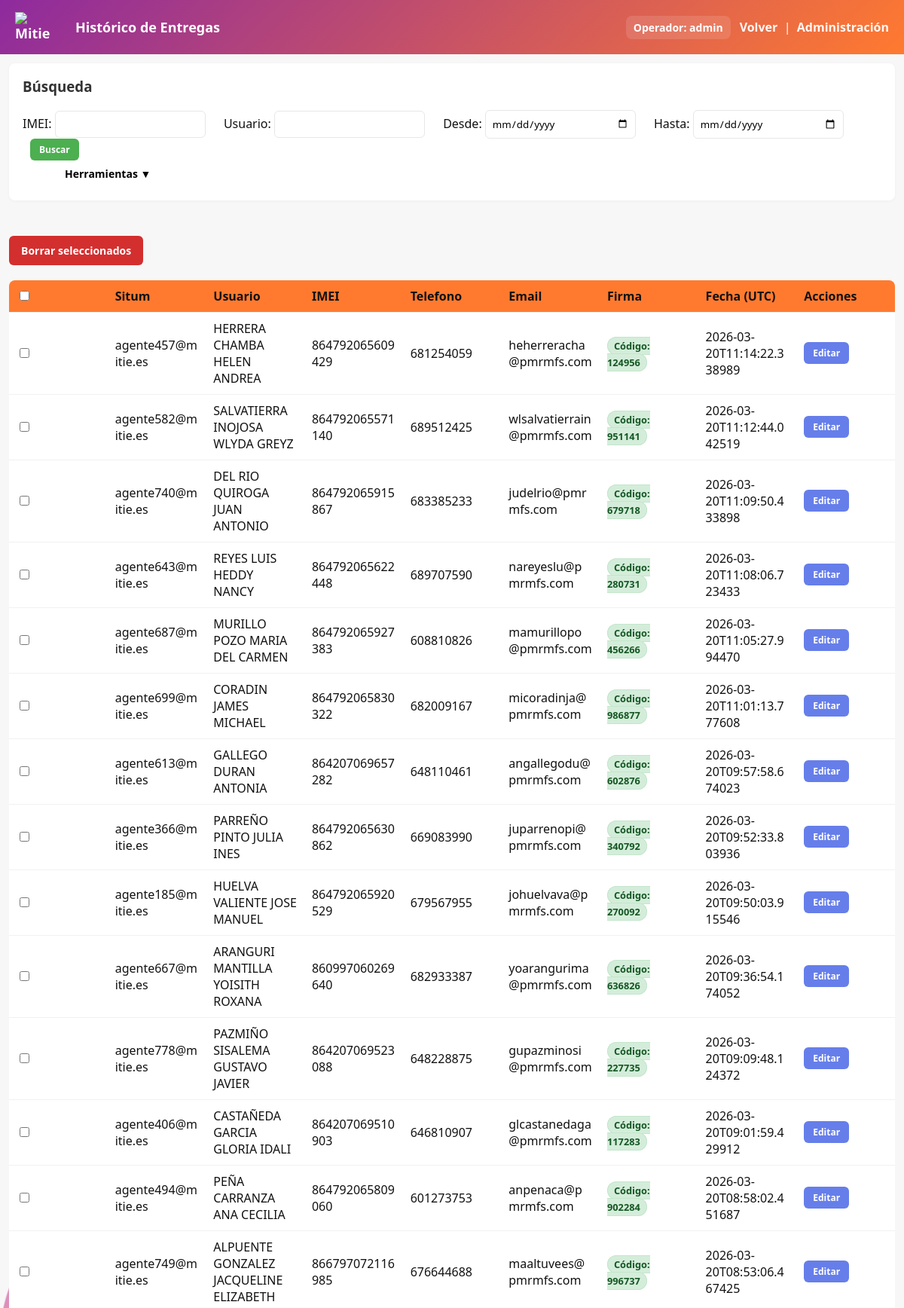
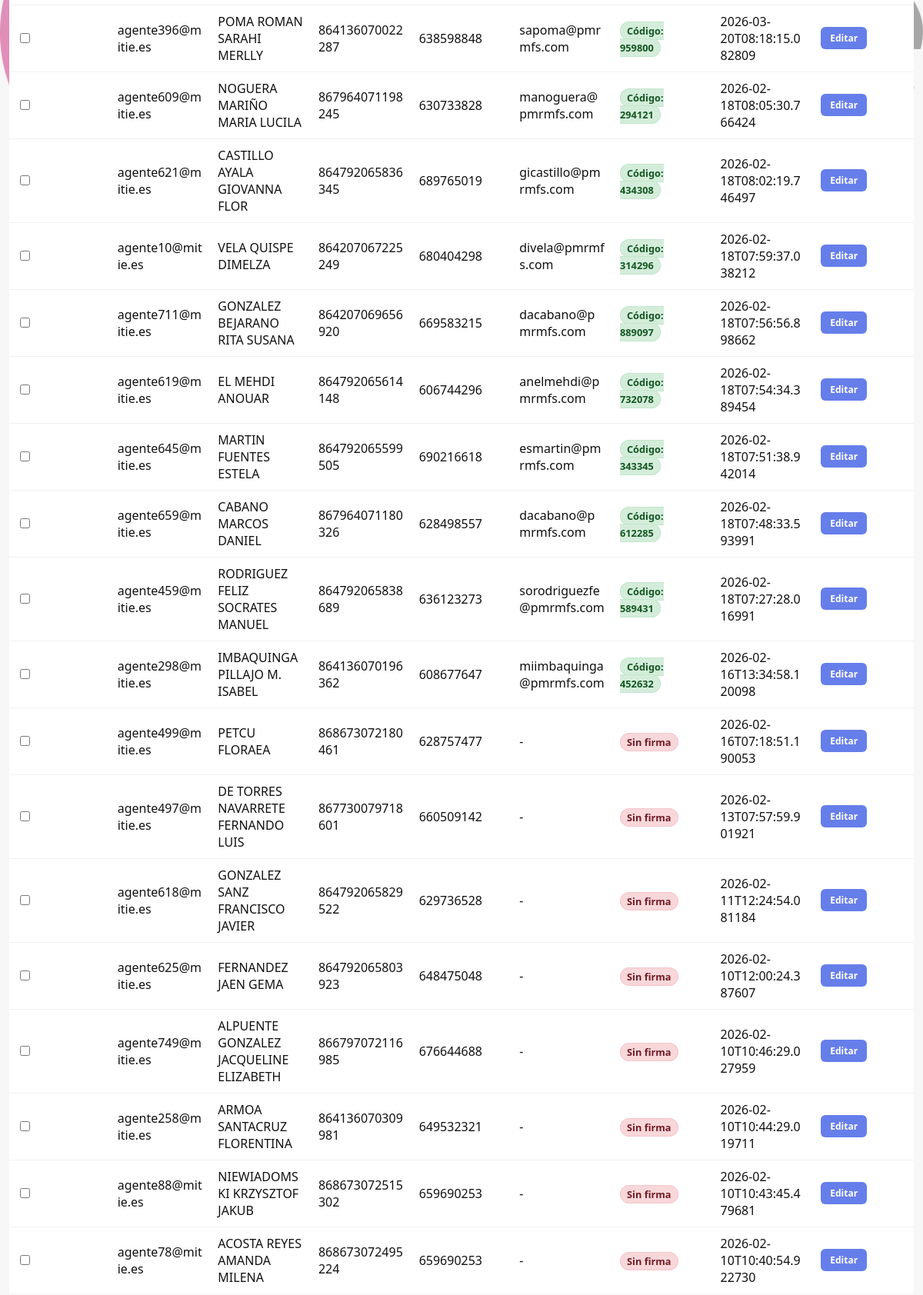
Page /history_entrega (signed in, upper part) on the committed database (2 pictures, top to bottom).
### tables this page shows
CREATE TABLE usuarios (
                id INTEGER PRIMARY KEY AUTOINCREMENT,
                username TEXT UNIQUE NOT NULL,
                password TEXT NOT NULL,
                rol TEXT NOT NULL,
                activo INTEGER DEFAULT 1,
                fecha_creacion TEXT
            , notas TEXT);

CREATE TABLE entregas (
                id INTEGER PRIMARY KEY AUTOINCREMENT,
                ams TEXT,
                usuario TEXT,
                situm TEXT,
                imei TEXT,
                telefono TEXT,
                notas_telefono TEXT,
                tipo TEXT,
                timestamp TEXT
            , codigo_validacion TEXT, email_usuario TEXT);

### routes/history.py (the view)
@history_bp.route('/history_entrega')
@require_permission('ver_historico')
def history_entrega():
    search = _search_params_moviles()
    query, params = _build_entregas_query(['entrega', 'entregas'], search)
    db = get_db()
    pag = paginate_query(db, query, params)
    return render_template('history_entrega.html', **pag, **search)

### models.py (called while the page is built)
def get_db():
    db = getattr(g, '_database', None)
    if db is None:
        db = g._database = sqlite3.connect(DB_PATH)
        db.row_factory = sqlite3.Row
        db.execute('PRAGMA journal_mode=WAL')  # Mejor rendimiento concurrente
    return db

    def tiene_permiso(self, permiso):
        return permiso in ROLES_PERMISOS.get(self.rol, [])

### routes/history.py (called while the page is built)
def _search_params_moviles():
    return {
        'imei_search':    request.args.get('imei', '').strip(),
        'usuario_search': request.args.get('usuario', '').strip(),
        'fecha_inicio':   request.args.get('fecha_inicio', '').strip(),
        'fecha_fin':      request.args.get('fecha_fin', '').strip(),
    }

def _build_entregas_query(tipos, search):
    tipo_placeholders = ','.join(['?' for _ in tipos])
    query = f'SELECT * FROM entregas WHERE LOWER(tipo) IN ({tipo_placeholders})'
    params = list(tipos)
    if search['imei_search']:
        query += ' AND imei LIKE ?'
        params.append(f"%{search['imei_search']}%")
    if search['usuario_search']:
        query += ' AND usuario LIKE ?'
        params.append(f"%{search['usuario_search']}%")
    if search['fecha_inicio']:
        query += ' AND timestamp >= ?'
        params.append(f"{search['fecha_inicio']}T00:00:00")
    if search['fecha_fin']:
        query += ' AND timestamp <= ?'
        params.append(f"{search['fecha_fin']}T23:59:59")
    query += ' ORDER BY timestamp DESC'
    return query, params

### utils.py (called while the page is built)
def paginate_query(db, query, params, per_page=PER_PAGE):
    page = max(1, request.args.get('page', 1, type=int))
    count_query = f'SELECT COUNT(*) FROM ({query})'
    total = db.execute(count_query, params).fetchone()[0]
    total_pages = max(1, math.ceil(total / per_page))
    if page > total_pages:
        page = total_pages
    offset = (page - 1) * per_page
    paginated_query = f'{query} LIMIT ? OFFSET ?'
    rows = db.execute(paginated_query, params + [per_page, offset]).fetchall()
    return {
        'rows': rows,
        'page': page,
        'per_page': per_page,
        'total': total,
        'total_pages': total_pages,
    }

### templates/history_entrega.html (shortened to what this page needs)
<!doctype html>
<html lang="es">
  <head>
    <link rel="stylesheet" href="/static/style.css">
  </head>
  <body>
    <header class="topbar">
      <h1><a href="/" style="display:inline-flex;align-items:center;text-decoration:none;color:inherit;"><img src="/static/mitie_logo.png" srcset="/static/mitie_logo@2x.png 2x" class="brand-logo" alt="Mitie" width="56" decoding="async"></a>Histórico de Entregas</h1>
        <div style="display:flex;align-items:center;gap:12px">
          {% if current_user.is_authenticated %}
            <a class="user-badge" href="/perfil">Operador: {{ current_user.username }}</a>
          {% endif %}
          <div>
        <a class="history-link" href="/">Volver</a>
        {% if current_user.is_authenticated and current_user.tiene_permiso('administracion') %}
          &nbsp;|&nbsp;
          <a class="history-link" href="/administracion">Administración</a>
        {% endif %}
      </div>
    </header>
    <main class="container history">
      <div class="search-box">
        <h3>Búsqueda</h3>
        <form method="get" action="/history_entrega" style="display:inline-block;">
          <label>IMEI: <input type="text" name="imei" value="{{ imei_search }}"></label>
          <label>Usuario: <input type="text" name="usuario" value="{{ usuario_search }}"></label>
          <label>Desde: <input type="date" name="fecha_inicio" value="{{ fecha_inicio }}"></label>
          <label>Hasta: <input type="date" name="fecha_fin" value="{{ fecha_fin }}"></label>
          <button type="submit" class="btn-secondary btn-small">Buscar</button>
        </form>
        <div class="dropdown-menu">
          <button class="dropdown-toggle" onclick="toggleDropdown(event)">Herramientas ▼</button>
        </div>
      </div>
      <div style="margin-top:12px">
        <button id="delete-selected-btn" type="button" class="btn-secondary btn-danger">Borrar seleccionados</button>
      </div>
      <table>
        <thead>
          <tr>
            <th><input type="checkbox" id="select-all"></th>
            <th>Situm</th>
            <th>Usuario</th>
            <th>IMEI</th>
            <th>Telefono</th>
            <th>Email</th>
            <th>Firma</th>
            <th>Fecha (UTC)</th>
            {% if current_user.is_authenticated and current_user.tiene_permiso('administracion') %}
            <th>Acciones</th>
            {% endif %}
          </tr>
        </thead>
        <tbody>
          {% for r in rows %}
          <tr>
            <td><input type="checkbox" class="row-select" value="{{ r['id'] }}"></td>
            <td>{{ r['situm'] }}</td>
            <td>{{ r['usuario'] }}</td>
            <td>{{ r['imei'] }}</td>
            <td>{{ r['telefono'] }}</td>
            <td>{{ r['email_usuario'] or '-' }}</td>
            <td>{% if r['codigo_validacion'] %}<span class="badge-success">Código: {{ r['codigo_validacion'] }}</span>{% else %}<span class="badge-error">Sin firma</span>{% endif %}</td>
            <td>{{ r['timestamp'] }}</td>
            {% if current_user.is_authenticated and current_user.tiene_permiso('administracion') %}
            <td><a href="/registro/{{ r['id'] }}/editar" class="btn-secondary btn-small">Editar</a></td>
            {% endif %}
          </tr>
          {% else %}
          <tr><td colspan="8">No hay registros.</td></tr>
          {% endfor %}
        </tbody>
      </table>
    </main>
  </body>
</html>

### static/style.css (style rules this page uses)
:root { --brand-orange: #ff7a2f; --brand-magenta: #8e2a9e; --brand-gradient: linear-gradient(135deg,var(--brand-magenta),var(--brand-orange)); --brand-dark: #3b1f3f; --brand-text: #4b4b4b; --accent: var(--brand-orange); --muted: #f7f7f7; --text: #111; }
* { box-sizing:border-box;font-family:Segoe UI, Roboto, Arial, sans-serif }
body { margin:0;background:var(--muted);color:var(--text) }
.topbar { background:var(--brand-gradient);padding:16px 20px;display:flex;align-items:center;justify-content:space-between;color:#fff }
.topbar h1 { margin:0;font-size:18px;display:flex;align-items:center;gap:12px }
.brand-logo { width:56px;height:auto;display:inline-block;vertical-align:middle;margin-right:12px }
.history-link { color:rgba(255,255,255,0.95);text-decoration:none;font-weight:600 }
.container { display:flex;flex-direction:column;align-content:space-between;justify-content:center;align-items:flex-start;gap:20px;padding:24px;width:100%;margin:0;max-width:none;height:calc(100vh - 72px);box-sizing:border-box }
.search-box { background:#fff;padding:18px;border-radius:8px;margin-bottom:20px;box-shadow:0 1px 4px rgba(0,0,0,0.04) }
.search-box h3 { margin-top:0;color:#333 }
.search-box label { display:inline-block;margin-right:20px }
.search-box input { padding:8px;border:1px solid #e7e7e7;border-radius:6px;width:200px }
.search-box > form button { padding:8px 16px;margin-left:10px;background:#4caf50;color:white;border:none;border-radius:6px;cursor:pointer }
.search-box .dropdown-toggle { padding:8px 16px;background:transparent;border:none;color:#000;cursor:pointer;margin-left:20px }
.btn-secondary { background: #667eea; color: white; padding: 10px 16px; border: none; border-radius: 6px; text-decoration: none; cursor: pointer; display: inline-block; font-size: 14px; font-weight: 600; transition: background 0.3s; }
.btn-small { padding: 6px 12px !important; font-size: 12px !important; }
.btn-danger { background: #d32f2f !important; color: white !important; }
table { width:100%;border-collapse:collapse;background:#fff;border-radius:8px;overflow:hidden }
th,td { padding:10px;text-align:left;border-bottom:1px solid #f1f1f1 }
thead th { background:var(--accent) }
.history { height:100vh;display:flex;flex-direction:column;margin:0;padding:12px;max-width:none }
.history .search-box { margin-bottom:15px;flex-shrink:0 }
.history table { flex:1;overflow-y:auto;display:block }
.history thead { display:table;width:100%;table-layout:fixed;background:var(--yellow) }
.history tbody { display:block;overflow-y:auto;height:calc(100vh - 250px) }
.history tr { display:table;width:100%;table-layout:fixed }
.history th, .history td { padding:10px;text-align:left;border-bottom:1px solid #f1f1f1;word-break:break-word }
.topbar { position: relative; z-index: 1200; }
main.container { position: relative; z-index: 2; }
.user-badge { margin-left:16px;padding:6px 10px;background:rgba(255,255,255,0.12);color:#fff;border-radius:8px;font-weight:700;font-size:14px;text-decoration:none;display:inline-block;cursor:pointer }
.dropdown-menu { position:relative;display:inline-block;margin-left:20px }
.dropdown-toggle { padding:8px 16px;background:transparent;border:none;border-radius:8px;cursor:pointer;color:#000;font-weight:600;font-size:14px;transition:background 0.2s ease }
.badge-success { background-color: #d4edda; color: #155724; padding: 2px 8px; border-radius: 12px; font-size: 0.8em; font-weight: bold; border: 1px solid #c3e6cb; }
.badge-error { background-color: #f8d7da; color: #721c24; padding: 2px 8px; border-radius: 12px; font-size: 0.8em; font-weight: bold; border: 1px solid #f5c6cb; }

### rows in the picture
usuarios: username "admin"
entregas: situm "agente457@mitie.es", usuario "HERRERA CHAMBA HELEN ANDREA", imei "864792065609429", telefono "681254059", email_usuario "heherreracha@pmrmfs.com", codigo_validacion "124956", timestamp "2026-03-20T11:14:22.338989"
entregas: situm "agente582@mitie.es", usuario "SALVATIERRA INOJOSA WLYDA GREYZ", imei "864792065571140", telefono "689512425", email_usuario "wlsalvatierrain@pmrmfs.com", codigo_validacion "951141", timestamp "2026-03-20T11:12:44.042519"
entregas: situm "agente740@mitie.es", usuario "DEL RIO QUIROGA JUAN ANTONIO", imei "864792065915867", telefono "683385233", email_usuario "judelrio@pmrmfs.com", codigo_validacion "679718", timestamp "2026-03-20T11:09:50.433898"
entregas: situm "agente643@mitie.es", usuario "REYES LUIS HEDDY NANCY", imei "864792065622448", telefono "689707590", email_usuario "nareyeslu@pmrmfs.com", codigo_validacion "280731", timestamp "2026-03-20T11:08:06.723433"
entregas: situm "agente687@mitie.es", usuario "MURILLO POZO MARIA DEL CARMEN", imei "864792065927383", telefono "608810826", email_usuario "mamurillopo@pmrmfs.com", codigo_validacion "456266", timestamp "2026-03-20T11:05:27.994470"
entregas: situm "agente699@mitie.es", usuario "CORADIN JAMES MICHAEL", imei "864792065830322", telefono "682009167", email_usuario "micoradinja@pmrmfs.com", codigo_validacion "986877", timestamp "2026-03-20T11:01:13.777608"
entregas: situm "agente613@mitie.es", usuario "GALLEGO DURAN ANTONIA", imei "864207069657282", telefono "648110461", email_usuario "angallegodu@pmrmfs.com", codigo_validacion "602876", timestamp "2026-03-20T09:57:58.674023"
entregas: situm "agente366@mitie.es", usuario "PARREÑO PINTO JULIA INES", imei "864792065630862", telefono "669083990", email_usuario "juparrenopi@pmrmfs.com", codigo_validacion "340792", timestamp "2026-03-20T09:52:33.803936"
entregas: situm "agente185@mitie.es", usuario "HUELVA VALIENTE JOSE MANUEL", imei "864792065920529", telefono "679567955", email_usuario "johuelvava@pmrmfs.com", codigo_validacion "270092", timestamp "2026-03-20T09:50:03.915546"
entregas: situm "agente667@mitie.es", usuario "ARANGURI MANTILLA YOISITH ROXANA", imei "860997060269640", telefono "682933387", email_usuario "yoarangurima@pmrmfs.com", codigo_validacion "636826", timestamp "2026-03-20T09:36:54.174052"
entregas: situm "agente778@mitie.es", usuario "PAZMIÑO SISALEMA GUSTAVO JAVIER", imei "864207069523088", telefono "648228875", email_usuario "gupazminosi@pmrmfs.com", codigo_validacion "227735", timestamp "2026-03-20T09:09:48.124372"
entregas: situm "agente406@mitie.es", usuario "CASTAÑEDA GARCIA GLORIA IDALI", imei "864207069510903", telefono "646810907", email_usuario "glcastanedaga@pmrmfs.com", codigo_validacion "117283", timestamp "2026-03-20T09:01:59.429912"
entregas: situm "agente494@mitie.es", usuario "PEÑA CARRANZA ANA CECILIA", imei "864792065809060", telefono "601273753", email_usuario "anpenaca@pmrmfs.com", codigo_validacion "902284", timestamp "2026-03-20T08:58:02.451687"
entregas: situm "agente749@mitie.es", usuario "ALPUENTE GONZALEZ JACQUELINE ELIZABETH", imei "866797072116985", telefono "676644688", email_usuario "maaltuvees@pmrmfs.com", codigo_validacion "996737", timestamp "2026-03-20T08:53:06.467425"
entregas: situm "agente396@mitie.es", usuario "POMA ROMAN SARAHI MERLLY", imei "864136070022287", telefono "638598848", email_usuario "sapoma@pmrmfs.com", codigo_validacion "959800", timestamp "2026-03-20T08:18:15.082809"
entregas: situm "agente609@mitie.es", usuario "NOGUERA MARIÑO MARIA LUCILA", imei "867964071198245", telefono "630733828", email_usuario "manoguera@pmrmfs.com", codigo_validacion "294121", timestamp "2026-02-18T08:05:30.766424"
entregas: situm "agente621@mitie.es", usuario "CASTILLO AYALA GIOVANNA FLOR", imei "864792065836345", telefono "689765019", email_usuario "gicastillo@pmrmfs.com", codigo_validacion "434308", timestamp "2026-02-18T08:02:19.746497"
entregas: situm "agente10@mitie.es", usuario "VELA QUISPE DIMELZA", imei "864207067225249", telefono "680404298", email_usuario "divela@pmrmfs.com", codigo_validacion "314296", timestamp "2026-02-18T07:59:37.038212"
entregas: situm "agente711@mitie.es", usuario "GONZALEZ BEJARANO RITA SUSANA", imei "864207069656920", telefono "669583215", email_usuario "dacabano@pmrmfs.com", codigo_validacion "889097", timestamp "2026-02-18T07:56:56.898662"
entregas: situm "agente619@mitie.es", usuario "EL MEHDI ANOUAR", imei "864792065614148", telefono "606744296", email_usuario "anelmehdi@pmrmfs.com", codigo_validacion "732078", timestamp "2026-02-18T07:54:34.389454"
entregas: situm "agente645@mitie.es", usuario "MARTIN FUENTES ESTELA", imei "864792065599505", telefono "690216618", email_usuario "esmartin@pmrmfs.com", codigo_validacion "343345", timestamp "2026-02-18T07:51:38.942014"
entregas: situm "agente659@mitie.es", usuario "CABANO MARCOS DANIEL", imei "867964071180326", telefono "628498557", email_usuario "dacabano@pmrmfs.com", codigo_validacion "612285", timestamp "2026-02-18T07:48:33.593991"
entregas: situm "agente459@mitie.es", usuario "RODRIGUEZ FELIZ SOCRATES MANUEL", imei "864792065838689", telefono "636123273", email_usuario "sorodriguezfe@pmrmfs.com", codigo_validacion "589431", timestamp "2026-02-18T07:27:28.016991"
entregas: situm "agente298@mitie.es", usuario "IMBAQUINGA PILLAJO M. ISABEL", imei "864136070196362", telefono "608677647", email_usuario "miimbaquinga@pmrmfs.com", codigo_validacion "452632", timestamp "2026-02-16T13:34:58.120098"
entregas: situm "agente499@mitie.es", usuario "PETCU FLORAEA", imei "868673072180461", telefono "628757477", r "-", shows "Sin firma", timestamp "2026-02-16T07:18:51.190053"
entregas: situm "agente497@mitie.es", usuario "DE TORRES NAVARRETE FERNANDO LUIS", imei "867730079718601", telefono "660509142", r "-", shows "Sin firma", timestamp "2026-02-13T07:57:59.901921"
entregas: situm "agente618@mitie.es", usuario "GONZALEZ SANZ FRANCISCO JAVIER", imei "864792065829522", telefono "629736528", r "-", shows "Sin firma", timestamp "2026-02-11T12:24:54.081184"
entregas: situm "agente625@mitie.es", usuario "FERNANDEZ JAEN GEMA", imei "864792065803923", telefono "648475048", r "-", shows "Sin firma", timestamp "2026-02-10T12:00:24.387607"
entregas: situm "agente749@mitie.es", usuario "ALPUENTE GONZALEZ JACQUELINE ELIZABETH", imei "866797072116985", telefono "676644688", r "-", shows "Sin firma", timestamp "2026-02-10T10:46:29.027959"
entregas: situm "agente258@mitie.es", usuario "ARMOA SANTACRUZ FLORENTINA", imei "864136070309981", telefono "649532321", r "-", shows "Sin firma", timestamp "2026-02-10T10:44:29.019711"
entregas: situm "agente88@mitie.es", usuario "NIEWIADOMSKI KRZYSZTOF JAKUB", imei "868673072515302", telefono "659690253", r "-", shows "Sin firma", timestamp "2026-02-10T10:43:45.479681"
entregas: situm "agente78@mitie.es", usuario "ACOSTA REYES AMANDA MILENA", imei "868673072495224", telefono "659690253", r "-", shows "Sin firma", timestamp "2026-02-10T10:40:54.922730"
